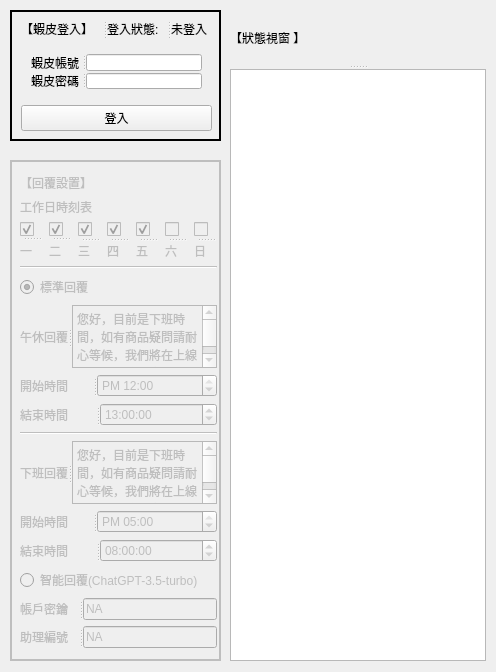
<?xml version="1.0" encoding="UTF-8"?>
<ui version="4.0">
 <class>MainWindow</class>
 <widget class="QMainWindow" name="MainWindow">
  <property name="geometry">
   <rect>
    <x>0</x>
    <y>0</y>
    <width>496</width>
    <height>672</height>
   </rect>
  </property>
  <property name="windowTitle">
   <string>蝦皮聊聊智能客服</string>
  </property>
  <property name="windowIcon">
   <iconset>
    <normaloff>../../../Downloads/robot-and-real--life-customer-service-assignments.png</normaloff>../../../Downloads/robot-and-real--life-customer-service-assignments.png</iconset>
  </property>
  <widget class="QWidget" name="centralwidget">
   <widget class="QFrame" name="Shoppe_Login_Frame">
    <property name="geometry">
     <rect>
      <x>10</x>
      <y>10</y>
      <width>211</width>
      <height>131</height>
     </rect>
    </property>
    <property name="contextMenuPolicy">
     <enum>Qt::DefaultContextMenu</enum>
    </property>
    <property name="acceptDrops">
     <bool>false</bool>
    </property>
    <property name="toolTip">
     <string/>
    </property>
    <property name="layoutDirection">
     <enum>Qt::LeftToRight</enum>
    </property>
    <property name="autoFillBackground">
     <bool>false</bool>
    </property>
    <property name="frameShape">
     <enum>QFrame::Box</enum>
    </property>
    <property name="frameShadow">
     <enum>QFrame::Plain</enum>
    </property>
    <property name="lineWidth">
     <number>2</number>
    </property>
    <widget class="QWidget" name="layoutWidget">
     <property name="geometry">
      <rect>
       <x>11</x>
       <y>10</y>
       <width>191</width>
       <height>111</height>
      </rect>
     </property>
     <layout class="QVBoxLayout" name="verticalLayout_12">
      <item>
       <widget class="QSplitter" name="splitter_3">
        <property name="orientation">
         <enum>Qt::Horizontal</enum>
        </property>
        <widget class="QLabel" name="Shoppe_Login_Text">
         <property name="text">
          <string>【蝦皮登入】</string>
         </property>
        </widget>
        <widget class="QLabel" name="Shoppe_LoginState_Title">
         <property name="text">
          <string>登入狀態:</string>
         </property>
        </widget>
        <widget class="QLabel" name="Shoppe_LoginState_Text2">
         <property name="text">
          <string>未登入</string>
         </property>
        </widget>
       </widget>
      </item>
      <item>
       <layout class="QVBoxLayout" name="verticalLayout" stretch="0,0">
        <property name="spacing">
         <number>2</number>
        </property>
        <property name="sizeConstraint">
         <enum>QLayout::SetDefaultConstraint</enum>
        </property>
        <property name="leftMargin">
         <number>10</number>
        </property>
        <property name="topMargin">
         <number>10</number>
        </property>
        <property name="rightMargin">
         <number>10</number>
        </property>
        <property name="bottomMargin">
         <number>10</number>
        </property>
        <item>
         <widget class="QSplitter" name="splitter">
          <property name="orientation">
           <enum>Qt::Horizontal</enum>
          </property>
          <widget class="QLabel" name="Shoppe_account_Text">
           <property name="text">
            <string>蝦皮帳號</string>
           </property>
          </widget>
          <widget class="QLineEdit" name="Shoppe_account_Input">
           <property name="text">
            <string/>
           </property>
          </widget>
         </widget>
        </item>
        <item>
         <widget class="QSplitter" name="splitter_2">
          <property name="orientation">
           <enum>Qt::Horizontal</enum>
          </property>
          <widget class="QLabel" name="Shoppe_Password_Text">
           <property name="text">
            <string>蝦皮密碼</string>
           </property>
          </widget>
          <widget class="QLineEdit" name="Shoppe_Password_Input">
           <property name="text">
            <string/>
           </property>
           <property name="echoMode">
            <enum>QLineEdit::Password</enum>
           </property>
          </widget>
         </widget>
        </item>
       </layout>
      </item>
      <item>
       <widget class="QPushButton" name="Shoppe_Login_Button">
        <property name="text">
         <string>登入</string>
        </property>
       </widget>
      </item>
     </layout>
    </widget>
   </widget>
   <widget class="QFrame" name="ReplySetting_Frame">
    <property name="enabled">
     <bool>false</bool>
    </property>
    <property name="geometry">
     <rect>
      <x>10</x>
      <y>160</y>
      <width>211</width>
      <height>501</height>
     </rect>
    </property>
    <property name="mouseTracking">
     <bool>false</bool>
    </property>
    <property name="contextMenuPolicy">
     <enum>Qt::DefaultContextMenu</enum>
    </property>
    <property name="acceptDrops">
     <bool>false</bool>
    </property>
    <property name="toolTip">
     <string/>
    </property>
    <property name="layoutDirection">
     <enum>Qt::LeftToRight</enum>
    </property>
    <property name="autoFillBackground">
     <bool>false</bool>
    </property>
    <property name="frameShape">
     <enum>QFrame::Box</enum>
    </property>
    <property name="frameShadow">
     <enum>QFrame::Plain</enum>
    </property>
    <property name="lineWidth">
     <number>2</number>
    </property>
    <widget class="QWidget" name="layoutWidget">
     <property name="geometry">
      <rect>
       <x>10</x>
       <y>14</y>
       <width>197</width>
       <height>474</height>
      </rect>
     </property>
     <layout class="QVBoxLayout" name="verticalLayout_2">
      <item>
       <widget class="QLabel" name="ReplySetting_Text">
        <property name="text">
         <string>【回覆設置】</string>
        </property>
       </widget>
      </item>
      <item>
       <widget class="QLabel" name="Workday_Text">
        <property name="text">
         <string>工作日時刻表</string>
        </property>
       </widget>
      </item>
      <item>
       <layout class="QHBoxLayout" name="horizontalLayout">
        <item>
         <widget class="QSplitter" name="splitter_4">
          <property name="orientation">
           <enum>Qt::Vertical</enum>
          </property>
          <widget class="QCheckBox" name="Reply_Workday_checkBox_1">
           <property name="sizePolicy">
            <sizepolicy hsizetype="Minimum" vsizetype="Fixed">
             <horstretch>0</horstretch>
             <verstretch>0</verstretch>
            </sizepolicy>
           </property>
           <property name="font">
            <font>
             <stylestrategy>PreferDefault</stylestrategy>
            </font>
           </property>
           <property name="layoutDirection">
            <enum>Qt::LeftToRight</enum>
           </property>
           <property name="text">
            <string/>
           </property>
           <property name="checked">
            <bool>true</bool>
           </property>
          </widget>
          <widget class="QLabel" name="Reply_Workday_Text_1">
           <property name="text">
            <string>一</string>
           </property>
          </widget>
         </widget>
        </item>
        <item>
         <widget class="QSplitter" name="splitter_19">
          <property name="orientation">
           <enum>Qt::Vertical</enum>
          </property>
          <widget class="QCheckBox" name="Reply_Workday_checkBox_2">
           <property name="sizePolicy">
            <sizepolicy hsizetype="Minimum" vsizetype="Fixed">
             <horstretch>0</horstretch>
             <verstretch>0</verstretch>
            </sizepolicy>
           </property>
           <property name="font">
            <font>
             <stylestrategy>PreferDefault</stylestrategy>
            </font>
           </property>
           <property name="layoutDirection">
            <enum>Qt::LeftToRight</enum>
           </property>
           <property name="text">
            <string/>
           </property>
           <property name="checked">
            <bool>true</bool>
           </property>
          </widget>
          <widget class="QLabel" name="Reply_Workday_Text_8">
           <property name="text">
            <string>二</string>
           </property>
          </widget>
         </widget>
        </item>
        <item>
         <widget class="QSplitter" name="splitter_14">
          <property name="sizePolicy">
           <sizepolicy hsizetype="Preferred" vsizetype="Expanding">
            <horstretch>0</horstretch>
            <verstretch>0</verstretch>
           </sizepolicy>
          </property>
          <property name="lineWidth">
           <number>1</number>
          </property>
          <property name="midLineWidth">
           <number>0</number>
          </property>
          <property name="orientation">
           <enum>Qt::Vertical</enum>
          </property>
          <property name="handleWidth">
           <number>5</number>
          </property>
          <widget class="QCheckBox" name="Reply_Workday_checkBox_3">
           <property name="sizePolicy">
            <sizepolicy hsizetype="Minimum" vsizetype="Fixed">
             <horstretch>0</horstretch>
             <verstretch>0</verstretch>
            </sizepolicy>
           </property>
           <property name="font">
            <font>
             <stylestrategy>PreferDefault</stylestrategy>
            </font>
           </property>
           <property name="layoutDirection">
            <enum>Qt::LeftToRight</enum>
           </property>
           <property name="text">
            <string/>
           </property>
           <property name="checked">
            <bool>true</bool>
           </property>
          </widget>
          <widget class="QLabel" name="Reply_Workday_Text_3">
           <property name="text">
            <string>三</string>
           </property>
          </widget>
         </widget>
        </item>
        <item>
         <widget class="QSplitter" name="splitter_15">
          <property name="sizePolicy">
           <sizepolicy hsizetype="Preferred" vsizetype="Expanding">
            <horstretch>0</horstretch>
            <verstretch>0</verstretch>
           </sizepolicy>
          </property>
          <property name="lineWidth">
           <number>1</number>
          </property>
          <property name="midLineWidth">
           <number>0</number>
          </property>
          <property name="orientation">
           <enum>Qt::Vertical</enum>
          </property>
          <property name="handleWidth">
           <number>5</number>
          </property>
          <widget class="QCheckBox" name="Reply_Workday_checkBox_4">
           <property name="sizePolicy">
            <sizepolicy hsizetype="Minimum" vsizetype="Fixed">
             <horstretch>0</horstretch>
             <verstretch>0</verstretch>
            </sizepolicy>
           </property>
           <property name="font">
            <font>
             <stylestrategy>PreferDefault</stylestrategy>
            </font>
           </property>
           <property name="layoutDirection">
            <enum>Qt::LeftToRight</enum>
           </property>
           <property name="text">
            <string/>
           </property>
           <property name="checked">
            <bool>true</bool>
           </property>
          </widget>
          <widget class="QLabel" name="Reply_Workday_Text_4">
           <property name="text">
            <string>四</string>
           </property>
          </widget>
         </widget>
        </item>
        <item>
         <widget class="QSplitter" name="splitter_16">
          <property name="sizePolicy">
           <sizepolicy hsizetype="Preferred" vsizetype="Expanding">
            <horstretch>0</horstretch>
            <verstretch>0</verstretch>
           </sizepolicy>
          </property>
          <property name="lineWidth">
           <number>1</number>
          </property>
          <property name="midLineWidth">
           <number>0</number>
          </property>
          <property name="orientation">
           <enum>Qt::Vertical</enum>
          </property>
          <property name="handleWidth">
           <number>5</number>
          </property>
          <widget class="QCheckBox" name="Reply_Workday_checkBox_5">
           <property name="sizePolicy">
            <sizepolicy hsizetype="Minimum" vsizetype="Fixed">
             <horstretch>0</horstretch>
             <verstretch>0</verstretch>
            </sizepolicy>
           </property>
           <property name="font">
            <font>
             <stylestrategy>PreferDefault</stylestrategy>
            </font>
           </property>
           <property name="layoutDirection">
            <enum>Qt::LeftToRight</enum>
           </property>
           <property name="text">
            <string/>
           </property>
           <property name="checked">
            <bool>true</bool>
           </property>
          </widget>
          <widget class="QLabel" name="Reply_Workday_Text_5">
           <property name="text">
            <string>五</string>
           </property>
          </widget>
         </widget>
        </item>
        <item>
         <widget class="QSplitter" name="splitter_17">
          <property name="sizePolicy">
           <sizepolicy hsizetype="Preferred" vsizetype="Expanding">
            <horstretch>0</horstretch>
            <verstretch>0</verstretch>
           </sizepolicy>
          </property>
          <property name="lineWidth">
           <number>1</number>
          </property>
          <property name="midLineWidth">
           <number>0</number>
          </property>
          <property name="orientation">
           <enum>Qt::Vertical</enum>
          </property>
          <property name="handleWidth">
           <number>5</number>
          </property>
          <widget class="QCheckBox" name="Reply_Workday_checkBox_6">
           <property name="sizePolicy">
            <sizepolicy hsizetype="Minimum" vsizetype="Fixed">
             <horstretch>0</horstretch>
             <verstretch>0</verstretch>
            </sizepolicy>
           </property>
           <property name="font">
            <font>
             <stylestrategy>PreferDefault</stylestrategy>
            </font>
           </property>
           <property name="layoutDirection">
            <enum>Qt::LeftToRight</enum>
           </property>
           <property name="text">
            <string/>
           </property>
          </widget>
          <widget class="QLabel" name="Reply_Workday_Text_6">
           <property name="text">
            <string>六</string>
           </property>
          </widget>
         </widget>
        </item>
        <item>
         <widget class="QSplitter" name="splitter_18">
          <property name="sizePolicy">
           <sizepolicy hsizetype="Preferred" vsizetype="Expanding">
            <horstretch>0</horstretch>
            <verstretch>0</verstretch>
           </sizepolicy>
          </property>
          <property name="lineWidth">
           <number>1</number>
          </property>
          <property name="midLineWidth">
           <number>0</number>
          </property>
          <property name="orientation">
           <enum>Qt::Vertical</enum>
          </property>
          <property name="handleWidth">
           <number>5</number>
          </property>
          <widget class="QCheckBox" name="Reply_Workday_checkBox_7">
           <property name="sizePolicy">
            <sizepolicy hsizetype="Minimum" vsizetype="Fixed">
             <horstretch>0</horstretch>
             <verstretch>0</verstretch>
            </sizepolicy>
           </property>
           <property name="font">
            <font>
             <stylestrategy>PreferDefault</stylestrategy>
            </font>
           </property>
           <property name="layoutDirection">
            <enum>Qt::LeftToRight</enum>
           </property>
           <property name="text">
            <string/>
           </property>
          </widget>
          <widget class="QLabel" name="Reply_Workday_Text_7">
           <property name="text">
            <string>日</string>
           </property>
          </widget>
         </widget>
        </item>
       </layout>
      </item>
      <item>
       <widget class="Line" name="Reply_Line">
        <property name="orientation">
         <enum>Qt::Horizontal</enum>
        </property>
       </widget>
      </item>
      <item>
       <widget class="QRadioButton" name="Standard_Reply_radioButton">
        <property name="text">
         <string>標準回覆</string>
        </property>
        <property name="checked">
         <bool>true</bool>
        </property>
       </widget>
      </item>
      <item>
       <layout class="QVBoxLayout" name="verticalLayout_5">
        <item>
         <widget class="QSplitter" name="splitter_7">
          <property name="orientation">
           <enum>Qt::Horizontal</enum>
          </property>
          <widget class="QLabel" name="Reply_Lunchbreak_Text">
           <property name="text">
            <string>午休回覆</string>
           </property>
          </widget>
          <widget class="QPlainTextEdit" name="Reply_Lunchbreak_Input">
           <property name="plainText">
            <string>您好，目前是下班時間，如有商品疑問請耐心等候，我們將在上線時以最快的速度回覆您！
【營業時刻表】周一至周五，AM 09:00~12:00 / PM 13:00~17:00</string>
           </property>
          </widget>
         </widget>
        </item>
        <item>
         <layout class="QVBoxLayout" name="verticalLayout_3">
          <item>
           <widget class="QSplitter" name="splitter_8">
            <property name="orientation">
             <enum>Qt::Horizontal</enum>
            </property>
            <widget class="QLabel" name="Reply_LunchbreakStart_Text">
             <property name="text">
              <string>開始時間</string>
             </property>
            </widget>
            <widget class="QTimeEdit" name="Reply_LunchbreakStart_timeEdit">
             <property name="keyboardTracking">
              <bool>true</bool>
             </property>
             <property name="dateTime">
              <datetime>
               <hour>12</hour>
               <minute>0</minute>
               <second>0</second>
               <year>2000</year>
               <month>1</month>
               <day>1</day>
              </datetime>
             </property>
             <property name="displayFormat">
              <string>AP hh:mm</string>
             </property>
             <property name="currentSectionIndex">
              <number>0</number>
             </property>
             <property name="timeSpec">
              <enum>Qt::LocalTime</enum>
             </property>
             <property name="time">
              <time>
               <hour>12</hour>
               <minute>0</minute>
               <second>0</second>
              </time>
             </property>
            </widget>
           </widget>
          </item>
          <item>
           <widget class="QSplitter" name="splitter_9">
            <property name="orientation">
             <enum>Qt::Horizontal</enum>
            </property>
            <widget class="QLabel" name="Reply_LunchbreakEnd_Text">
             <property name="text">
              <string>結束時間</string>
             </property>
            </widget>
            <widget class="QTimeEdit" name="Reply_LunchbreakEnd_timeEdit">
             <property name="time">
              <time>
               <hour>13</hour>
               <minute>0</minute>
               <second>0</second>
              </time>
             </property>
            </widget>
           </widget>
          </item>
         </layout>
        </item>
       </layout>
      </item>
      <item>
       <widget class="Line" name="Replay_Mode_Line">
        <property name="orientation">
         <enum>Qt::Horizontal</enum>
        </property>
       </widget>
      </item>
      <item>
       <layout class="QVBoxLayout" name="verticalLayout_6">
        <item>
         <widget class="QSplitter" name="splitter_12">
          <property name="orientation">
           <enum>Qt::Horizontal</enum>
          </property>
          <widget class="QLabel" name="Reply_Getoff_Text">
           <property name="text">
            <string>下班回覆</string>
           </property>
          </widget>
          <widget class="QPlainTextEdit" name="Reply_Getoff_Input">
           <property name="plainText">
            <string>您好，目前是下班時間，如有商品疑問請耐心等候，我們將在上線時以最快的速度回覆您！
【營業時刻表】周一至周五，AM 09:00~12:00 / PM 13:00~17:00</string>
           </property>
          </widget>
         </widget>
        </item>
        <item>
         <layout class="QVBoxLayout" name="verticalLayout_4">
          <item>
           <widget class="QSplitter" name="splitter_10">
            <property name="orientation">
             <enum>Qt::Horizontal</enum>
            </property>
            <widget class="QLabel" name="Reply_GetoffStart_Text">
             <property name="text">
              <string>開始時間</string>
             </property>
            </widget>
            <widget class="QTimeEdit" name="Reply_GetoffStart_timeEdit">
             <property name="keyboardTracking">
              <bool>true</bool>
             </property>
             <property name="dateTime">
              <datetime>
               <hour>17</hour>
               <minute>0</minute>
               <second>0</second>
               <year>2000</year>
               <month>1</month>
               <day>1</day>
              </datetime>
             </property>
             <property name="displayFormat">
              <string>AP hh:mm</string>
             </property>
             <property name="currentSectionIndex">
              <number>0</number>
             </property>
             <property name="timeSpec">
              <enum>Qt::LocalTime</enum>
             </property>
             <property name="time">
              <time>
               <hour>17</hour>
               <minute>0</minute>
               <second>0</second>
              </time>
             </property>
            </widget>
           </widget>
          </item>
          <item>
           <widget class="QSplitter" name="splitter_11">
            <property name="orientation">
             <enum>Qt::Horizontal</enum>
            </property>
            <widget class="QLabel" name="Reply_GetoffEnd_Text">
             <property name="text">
              <string>結束時間</string>
             </property>
            </widget>
            <widget class="QTimeEdit" name="Reply_GetoffEnd_timeEdit">
             <property name="time">
              <time>
               <hour>8</hour>
               <minute>0</minute>
               <second>0</second>
              </time>
             </property>
            </widget>
           </widget>
          </item>
         </layout>
        </item>
       </layout>
      </item>
      <item>
       <widget class="QRadioButton" name="Intelligent_Reply_radioButton">
        <property name="text">
         <string>智能回覆(ChatGPT-3.5-turbo)</string>
        </property>
       </widget>
      </item>
      <item>
       <layout class="QVBoxLayout" name="verticalLayout_7">
        <item>
         <widget class="QSplitter" name="splitter_6">
          <property name="orientation">
           <enum>Qt::Horizontal</enum>
          </property>
          <widget class="QLabel" name="ChatGPT_API_Text">
           <property name="text">
            <string>帳戶密鑰</string>
           </property>
          </widget>
          <widget class="QLineEdit" name="ChatGPT_API_Input">
           <property name="text">
            <string>NA</string>
           </property>
           <property name="readOnly">
            <bool>true</bool>
           </property>
          </widget>
         </widget>
        </item>
        <item>
         <widget class="QSplitter" name="splitter_13">
          <property name="orientation">
           <enum>Qt::Horizontal</enum>
          </property>
          <widget class="QLabel" name="ChatGPT_ASSISTANT_ID_Text">
           <property name="text">
            <string>助理編號</string>
           </property>
          </widget>
          <widget class="QLineEdit" name="ChatGPT_ASSISTANT_ID_Input">
           <property name="text">
            <string>NA</string>
           </property>
           <property name="readOnly">
            <bool>true</bool>
           </property>
          </widget>
         </widget>
        </item>
       </layout>
      </item>
     </layout>
    </widget>
   </widget>
   <widget class="QSplitter" name="splitter_5">
    <property name="geometry">
     <rect>
      <x>230</x>
      <y>10</y>
      <width>256</width>
      <height>651</height>
     </rect>
    </property>
    <property name="orientation">
     <enum>Qt::Vertical</enum>
    </property>
    <widget class="QLabel" name="State_Text">
     <property name="text">
      <string>【狀態視窗 】</string>
     </property>
    </widget>
    <widget class="QTextBrowser" name="State_textBrowser"/>
   </widget>
  </widget>
 </widget>
 <resources/>
 <connections/>
</ui>
